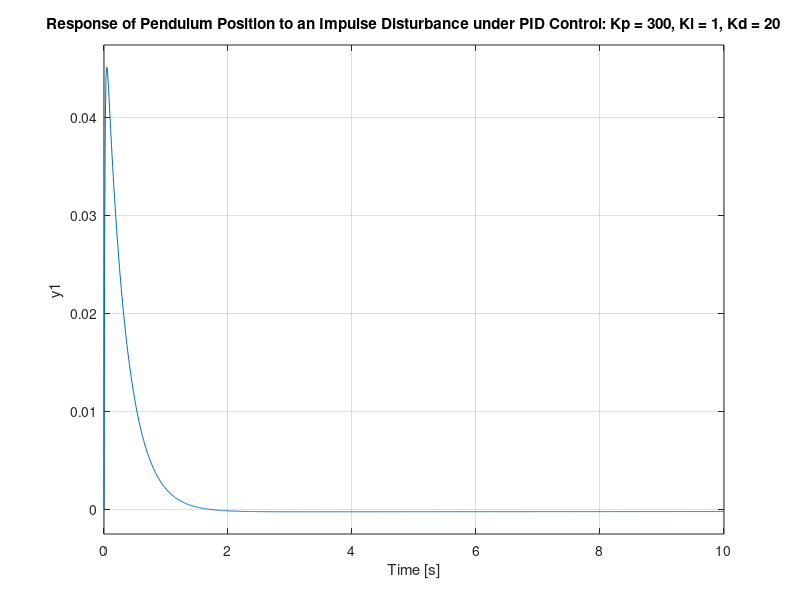

This chart was generated by the following MATLAB code:
%% PID Controller Design

% Define the plant and its parameters
M = 0.623;          % Mass of pendulum in kg
m = 0.035;          % Mass of wheels in kg
L = 0.2075;         % Length of pendulum in meters
r = 0.021;          % Radius of the wheel in meters
g = 9.8;            % Gravitational force = 9.8 m/sec^2

Pend = tf([2*L*r*(M+m)],[m*L^2 0 -4*m*g])

% Define the PID Controller
Kp = 1;
Ki = 1;
Kd = 1;
C = pid(Kp,Ki,Kd);      % The PID controller

T = feedback(Pend,C); % The closed loop transfer function for the entire system

%% Simulate the Impulse Response

t= 0:0.01:10;
impulse(T,t)
title('Response of Pendulum Position to an Impulse Disturbance under PID Control: Kp = 1, Ki = 1, Kd = 1')

%% Try with Kp = 300 and Kd = 20
Kp = 300;
Kd = 20;
C = pid(Kp,Ki,Kd);     

T = feedback(Pend,C)
impulse(T,t)
title('Response of Pendulum Position to an Impulse Disturbance under PID Control: Kp = 300, Ki = 1, Kd = 20')

%% Find poles and zeros of system

[num den] = tfdata(T,'v');

[z p k] = tf2zp([[num]], [[den]])